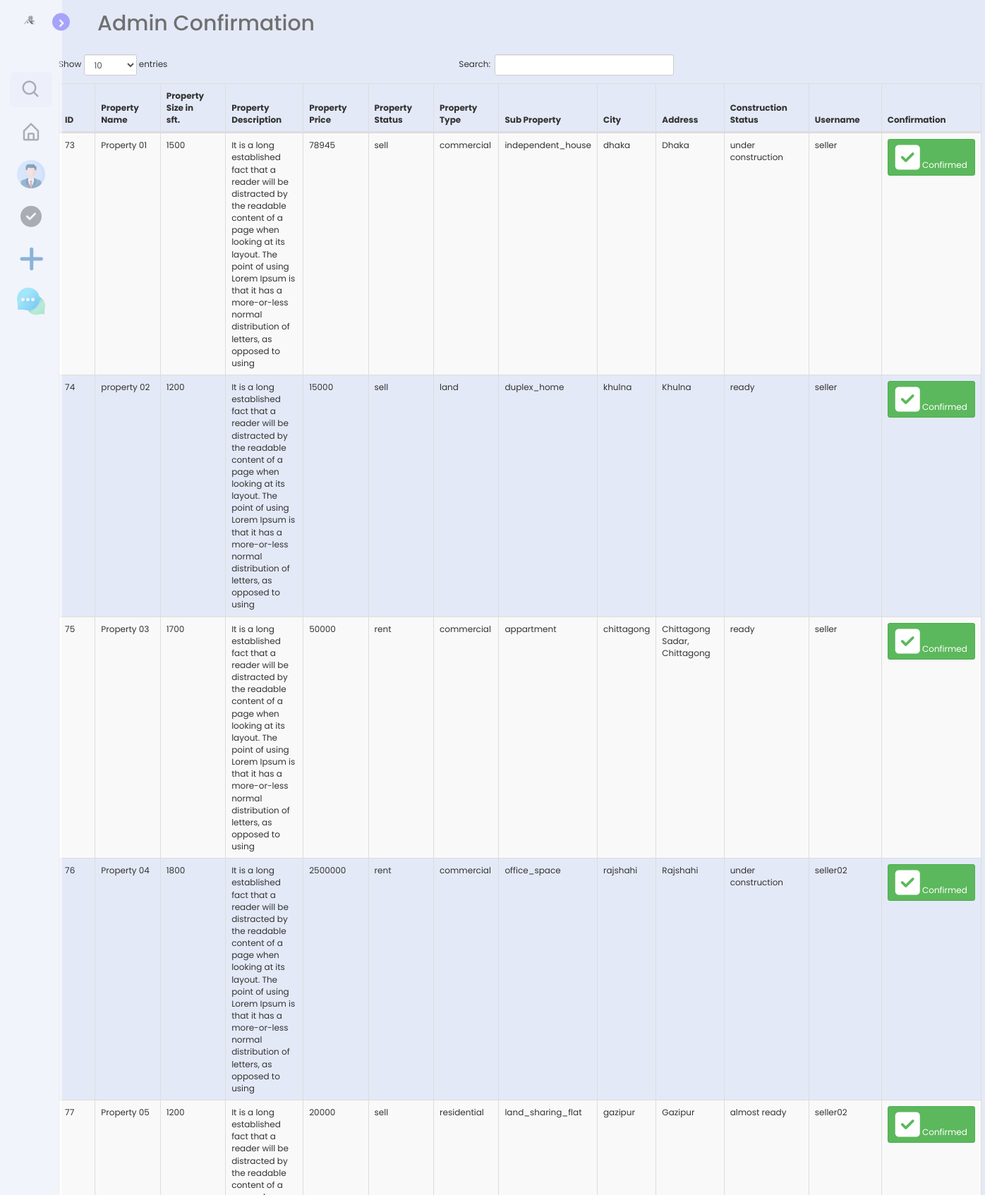
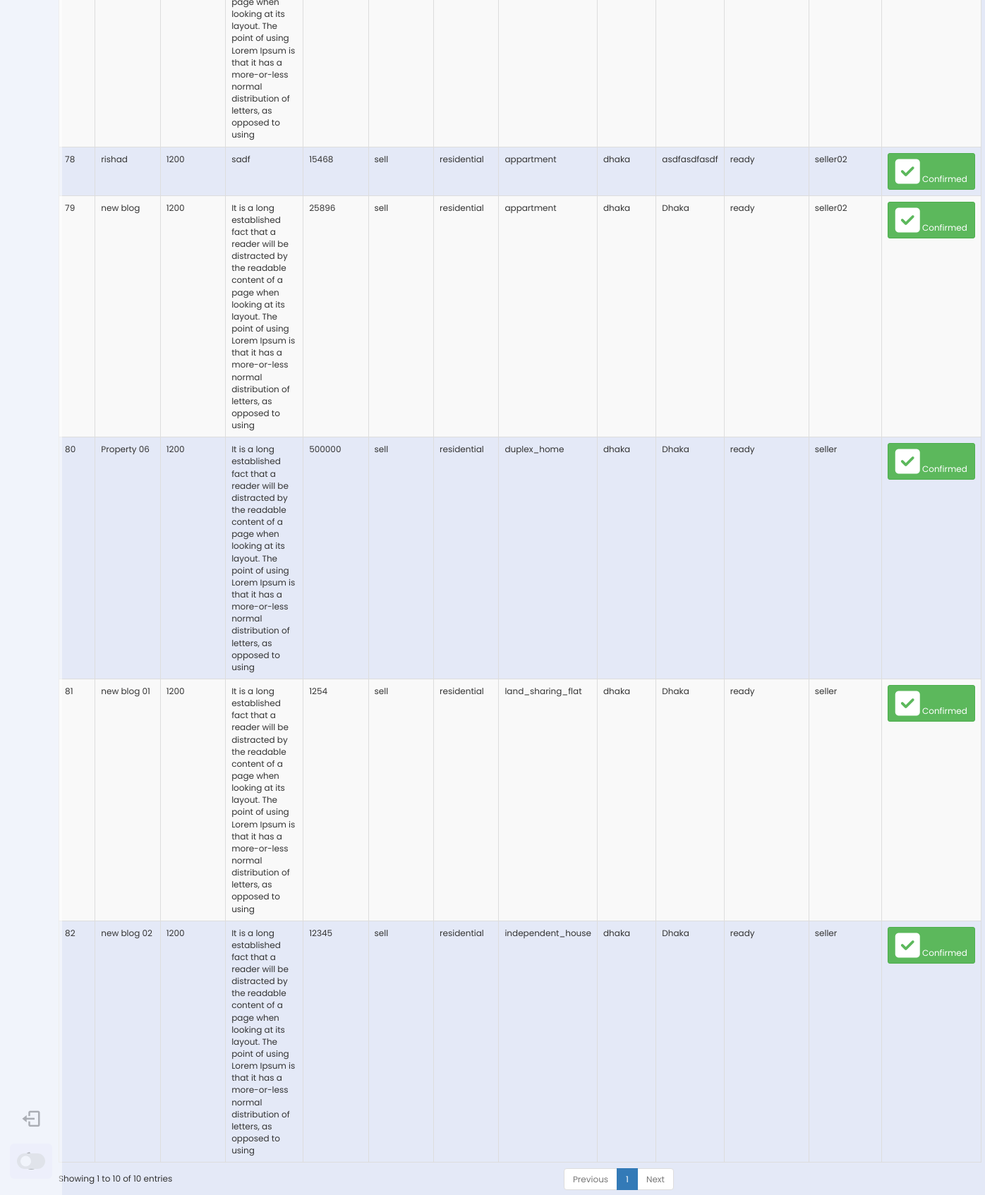
The app's page /admin/more_details.php (signed in) with its own data (2 pictures, top to bottom).
### tables this page shows
CREATE TABLE `property` (
  `property_id` int(11) NOT NULL,
  `property_name` varchar(100) DEFAULT NULL,
  `property_description` longtext DEFAULT NULL,
  `property_price` int(11) DEFAULT NULL,
  `property_status` varchar(100) DEFAULT NULL,
  `property_type` varchar(100) DEFAULT NULL,
  `sub_proper` varchar(100) DEFAULT NULL,
  `username` varchar(100) DEFAULT NULL,
  `city` varchar(1000) DEFAULT NULL,
  `address` varchar(1000) DEFAULT NULL,
  `construction_status` varchar(1000) DEFAULT NULL,
  `property_size` float DEFAULT NULL,
  `admin_status` int(11) DEFAULT NULL
);

### admin/more_details.php (the view, shortened to what this page needs)
<!DOCTYPE html>
<?php
$username = $_GET['username'];
?>
<html lang="en">
<head>
	<link href='https://unpkg.com/boxicons@2.1.1/css/boxicons.min.css' rel='stylesheet'>
	<link rel="stylesheet" href="https://cdnjs.cloudflare.com/ajax/libs/font-awesome/6.1.1/css/all.min.css" />
	<link rel="stylesheet" href="css/all.min.css">
	<link rel="stylesheet" type="text/css" href="bootstrap/css/bootstrap.min.css">
	<link rel="stylesheet" type="text/css" href="datatable/dataTable.bootstrap.min.css">
	<link rel="stylesheet" href="css/style.css">
</head>
<body>
	<nav class="sidebar close">
		<header>
			<div class="image-text">
				<span class="image">
					<img src="../img/logo.png" alt="">
				</span>
			</div>
			<i class='bx bx-chevron-right toggle'></i>
		</header>
		<div class="menu-bar">
			<div class="menu">
				<li class="search-box">
					<i class='bx bx-search icon'></i>
				</li>
				<ul class="menu-links">
					<li class="nav-link">
						<?php echo '<a href="index.php?username=' . $username . '">' ?>
						<i class='bx bx-home-alt icon'></i>
						</a>
					</li>
					<li class="nav-link">
						<?php echo '<a href="profile.php?username=' . $username . '">' ?>
						<img src="img/profile.png" alt="" height="40px" width="40px" style="margin-left: 10px;">
						</a>
					</li>
					<li class="nav-link">
						<?php echo '<a href="more_details.php?username=' . $username . '">' ?>
						<i class="fa-solid icon fa-circle-check"></i>
						</a>
					</li>
					<li class="nav-link">
					<?php echo '<a href="adddevelopers.php?username='. $username.'">'?>
					&nbsp;&nbsp;&nbsp;<i class="fa-solid fa-plus"></i>&nbsp;&nbsp;&nbsp;
                        </a>
                    </li>
					<li class="nav-link">
						<a href="https://dashboard.tawk.to/#/dashboard/6262fbe67b967b11798c0cda" target="blank">
							<img src="img/chat.png" alt="" height="40px" width="40px" style="margin-left: 10px;">
						</a>
					</li>
				</ul>
			</div>
			<div class="bottom-content">
				<li class="">
					<a href="logout.php">
						<i class='bx bx-log-out icon'></i></a>
				</li>
				<li class="mode">
					<div class="toggle-switch">
						<span class="switch"></span>
					</div>
				</li>
			</div>
		</div>
	</nav>
	<section class="home" style="height: auto;">
		<div class="text">Admin Confirmation</div>
		<div class="container">
			<div class="row">
				<div class="col-sm-8 col-sm">
					<div class="height10">
					</div>
					<div class="row">
						<table id="myTable" class="table table-bordered table-striped">
							<thead>
								<th>ID</th>
								<th>Property Name</th>
								<th>Property Size in sft.</th>
								<th>Property Description</th>
								<th>Property Price</th>
								<th>Property Status</th>
								<th>Property Type</th>
								<th>Sub Property</th>
								<th>City</th>
								<th>Address</th>
								<th>Construction Status</th>
								<th>Username</th>
								<th>Confirmation</th>
							</thead>
							<tbody>
								<?php
								include 'connection.php';
								$username = $_GET['username'];
								$sql = "SELECT * FROM property";
								$result = mysqli_query($conn, $sql) or die("Query Failed");
								if (mysqli_num_rows($result) > 0) {
									while ($row =  mysqli_fetch_assoc($result)) {
										echo
										"<tr>
									<td>" . $row['property_id'] . "</td>
									<td>" . $row['property_name'] . "</td>
									<td>" . $row['property_size'] . "</td>
									<td>" . $row['property_description'] . "</td>
									<td>" . $row['property_price'] . "</td>
									<td>" . $row['property_status'] . "</td>
									<td>" . $row['property_type'] . "</td>
									<td>" . $row['sub_proper'] . "</td>
										<td>" . $row['city'] . "</td>
										<td>" . $row['address'] . "</td>
										<td>" . $row['construction_status'] . "</td>
                                        <td>" . $row['username'] . "</td>" ?>
								<?php
										if ($row['admin_status'] == 0) {
											echo "<td>
											<a href='confirmed.php?id=" . $row['property_id'] . "&username=".$username."' class='btn btn-danger btn-sm' data-toggle='modal'><i class='fa-solid fa-plug-circle-exclamation'></i>waiting for Confirm</a>
									</td>
								</tr>";
										} else {
											echo "<td>
									<a href='unconfirm.php?id=" . $row['property_id'] . "&username=".$username."' class='btn btn-success btn-sm' data-toggle='modal'><i class='fa-solid fa-square-check'></i> Confirmed</a>
							</td>
						</tr>";
										}
									}
								}
								?>
							</tbody>
						</table>
					</div>
				</div>
			</div>
		</div>
	</section>
</body>
</html>

### admin/css/style.css (style rules this page uses)
* { margin: 0; padding: 0; box-sizing: border-box; font-family: 'Poppins', sans-serif; }
.home { position: absolute; width: 1100px; height: auto; }
.container { width: fit-content; position: relative; font-size: 12px; margin-right: auto; margin-left: auto; padding-left: 15px; padding-right: 15px; }
:root { --body-color: #E4E9F7; --sidebar-color: #FFF; --primary-color: #695CFE; --primary-color-light: #F6F5FF; --toggle-color: #DDD; --text-color: #707070; --tran-03: all 0.2s ease; --tran-03: all 0.3s ease; --tran-04: all 0.3s ease; --tran-05: all 0.3s ease; }
body { min-height: 100vh; background-color: var(--body-color); transition: var(--tran-05); }
.sidebar { position: fixed; top: 0; left: 0; height: 100%; width: 250px; padding: 10px 14px; background: var(--sidebar-color); transition: var(--tran-05); z-index: 100; }
.sidebar.close { width: 88px; }
.sidebar li { height: 50px; list-style: none; display: flex; align-items: center; margin-top: 10px; }
.sidebar header .image, .sidebar .icon { min-width: 60px; border-radius: 6px; }
.sidebar .icon { min-width: 60px; border-radius: 6px; height: 100%; display: flex; align-items: center; justify-content: center; font-size: 30px; }
.sidebar .text, .sidebar .icon { color: var(--text-color); transition: var(--tran-03); }
.sidebar header { position: relative; }
.sidebar header .image-text { display: flex; align-items: center; }
.sidebar header .image { display: flex; align-items: center; justify-content: center; }
.sidebar header .image img { width: 40px; border-radius: 6px; }
.sidebar header .toggle { position: absolute; top: 50%; right: -25px; transform: translateY(-50%) rotate(180deg); height: 25px; width: 25px; background-color: var(--primary-color); color: var(--sidebar-color); border-radius: 50%; display: flex; align-items: center; justify-content: center; font-size: 22px; cursor: pointer; transition: var(--tran-05); }
.sidebar.close .toggle { transform: translateY(-50%) rotate(0deg); }
.sidebar .menu { margin-top: 40px; }
.sidebar li.search-box { border-radius: 6px; background-color: var(--primary-color-light); cursor: pointer; transition: var(--tran-05); }
.sidebar li a { list-style: none; height: 100%; background-color: transparent; display: flex; align-items: center; height: 100%; width: 100%; border-radius: 6px; text-decoration: none; transition: var(--tran-03); }
.sidebar .menu-bar { height: calc(100% - 55px); display: flex; flex-direction: column; justify-content: space-between; overflow-y: scroll; }
.sidebar .menu-bar .mode { border-radius: 6px; background-color: var(--primary-color-light); position: relative; transition: var(--tran-05); }
.menu-bar .bottom-content .toggle-switch { position: absolute; right: 0; height: 100%; min-width: 60px; display: flex; align-items: center; justify-content: center; border-radius: 6px; cursor: pointer; }
.toggle-switch .switch { position: relative; height: 22px; width: 40px; border-radius: 25px; background-color: var(--toggle-color); transition: var(--tran-05); }
.switch::before { content: ''; position: absolute; height: 15px; width: 15px; border-radius: 50%; top: 50%; left: 5px; transform: translateY(-50%); background-color: var(--sidebar-color); transition: var(--tran-04); }
.home { position: absolute; top: 0; top: 0; left: 250px; height: 100vh; width: calc(100% - 250px); background-color: var(--body-color); transition: var(--tran-05); }
.home .text { font-size: 30px; font-weight: 500; color: var(--text-color); padding: 12px 60px; }
.sidebar.close ~ .home { left: 78px; height: 100vh; width: calc(100% - 78px); }
.fa-solid { font-size: 40px; }

### admin/more_details.php (style rules this page uses)
.height10 { height: 10px; }

### records on screen
property: property_id "73", property_name "Property 01", property_size "1500", property_description "It is a long established fact that a reader will be distracted by the readable content of a page when looking at its layout. The point of using Lorem Ipsum is that it has a more-or-less normal distribution of letters, as opposed to using", property_price "78945", property_status "sell", property_type "commercial", sub_proper "independent_house", city "dhaka", address "Dhaka", construction_status "under construction", username "seller"
property: property_id "74", property_name "property 02", property_size "1200", property_description "It is a long established fact that a reader will be distracted by the readable content of a page when looking at its layout. The point of using Lorem Ipsum is that it has a more-or-less normal distribution of letters, as opposed to using", property_price "15000", property_status "sell", property_type "land", sub_proper "duplex_home", city "khulna", address "Khulna", construction_status "ready", username "seller"
property: property_id "75", property_name "Property 03", property_size "1700", property_description "It is a long established fact that a reader will be distracted by the readable content of a page when looking at its layout. The point of using Lorem Ipsum is that it has a more-or-less normal distribution of letters, as opposed to using", property_price "50000", property_status "rent", property_type "commercial", sub_proper "appartment", city "chittagong", address "Chittagong Sadar, Chittagong", construction_status "ready", username "seller"
property: property_id "76", property_name "Property 04", property_size "1800", property_description "It is a long established fact that a reader will be distracted by the readable content of a page when looking at its layout. The point of using Lorem Ipsum is that it has a more-or-less normal distribution of letters, as opposed to using", property_price "2500000", property_status "rent", property_type "commercial", sub_proper "office_space", city "rajshahi", address "Rajshahi", construction_status "under construction", username "seller02"
property: property_id "77", property_name "Property 05", property_size "1200", property_description "It is a long established fact that a reader will be distracted by the readable content of a page when looking at its layout. The point of using Lorem Ipsum is that it has a more-or-less normal distribution of letters, as opposed to using", property_price "20000", property_status "sell", property_type "residential", sub_proper "land_sharing_flat", city "gazipur", address "Gazipur", construction_status "almost ready", username "seller02"
property: property_id "78", property_name "rishad", property_size "1200", property_description "sadf", property_price "15468", property_status "sell", property_type "residential", sub_proper "appartment", city "dhaka", address "asdfasdfasdf", construction_status "ready", username "seller02"
property: property_id "79", property_name "new blog", property_size "1200", property_description "It is a long established fact that a reader will be distracted by the readable content of a page when looking at its layout. The point of using Lorem Ipsum is that it has a more-or-less normal distribution of letters, as opposed to using", property_price "25896", property_status "sell", property_type "residential", sub_proper "appartment", city "dhaka", address "Dhaka", construction_status "ready", username "seller02"
property: property_id "80", property_name "Property 06", property_size "1200", property_description "It is a long established fact that a reader will be distracted by the readable content of a page when looking at its layout. The point of using Lorem Ipsum is that it has a more-or-less normal distribution of letters, as opposed to using", property_price "500000", property_status "sell", property_type "residential", sub_proper "duplex_home", city "dhaka", address "Dhaka", construction_status "ready", username "seller"
property: property_id "81", property_name "new blog 01", property_size "1200", property_description "It is a long established fact that a reader will be distracted by the readable content of a page when looking at its layout. The point of using Lorem Ipsum is that it has a more-or-less normal distribution of letters, as opposed to using", property_price "1254", property_status "sell", property_type "residential", sub_proper "land_sharing_flat", city "dhaka", address "Dhaka", construction_status "ready", username "seller"
property: property_id "82", property_name "new blog 02", property_size "1200", property_description "It is a long established fact that a reader will be distracted by the readable content of a page when looking at its layout. The point of using Lorem Ipsum is that it has a more-or-less normal distribution of letters, as opposed to using", property_price "12345", property_status "sell", property_type "residential", sub_proper "independent_house", city "dhaka", address "Dhaka", construction_status "ready", username "seller"
